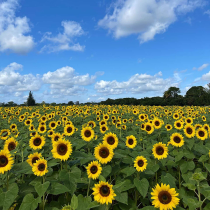
#> input picture Assignment 2/the_berry_farms_sunflower_field.jpeg, 210 x 210 px, shrunk from 1440 x 1440 before the run
$ jupyter execute --allow-errors Untitled.ipynb
#> lines starting #> are read from the running program, lines starting #| are printed output that depends on the picture; after the words box and inside, x2 and y2 are one past the last pixel; in counts of white or black regions, pixels touching at a corner belong together; long printed decimals are rounded
Question 1

[cell 1]
import cv2 as cv
import numpy as np
import matplotlib.pyplot as plt
from skimage.feature import blob_log
from math import sqrt

# Load the image with the exact path specified in the assignment
im = cv.imread('the_berry_farms_sunflower_field.jpeg', cv.IMREAD_REDUCED_COLOR_4)
#> im is the input picture: shape (210, 210, 3); mean B, G, R 119.8, 125.3, 100.4

# Apply Gaussian blur to reduce noise
blurred = cv.GaussianBlur(im, (9, 9), 0.1)

# Convert the image to grayscale
gray = cv.cvtColor(blurred, cv.COLOR_BGR2GRAY)
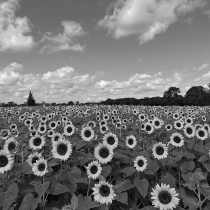
#> gray: shape (210, 210); min 5, max 251, mean 117.2

# Define parameters for blob detection
min_sigma = 3
max_sigma = 30
threshold = .1

# Detect blobs using Laplacian of Gaussians
blobs = blob_log(gray, min_sigma=min_sigma, max_sigma=max_sigma, threshold=threshold)
#> blobs = 74 rows, first 8: [156, 65, 3], [170, 0, 3], [199, 108, 3], [167, 7, 3], [197, 97, 3], [189, 95, 3], [154, 55, 3], [158, 108, 3]
blobs[:, 2] = blobs[:, 2] * sqrt(2)  # Convert radii from sqrt(2) scaling

# Identify the largest circle
max_radius_index = np.argmax(blobs[:, 2])
#> max_radius_index = 55
largest_circle_params = blobs[max_radius_index]
#> largest_circle_params = [65, 0, 42.43]
y, x, r = largest_circle_params
#> y = 65; x = 0; r = 42.43
print(f"Largest Circle Radius: {r}")
#| Largest Circle Radius: 42.426
print(f"Largest Circle Center Coordinates: (x: {x}, y: {y})")
#| Largest Circle Center Coordinates: (x: 0.0, y: 65.0)

# Draw circles on the original image
for blob in blobs:
    y, x, r = blob
    cv.circle(im, (int(x), int(y)), int(r), (0, 0, 255), 2)
#> this loop made 74 passes
#> (y, x, r) on passes 1 to 12: (156, 65, 4.24), (170, 0, 4.24), (199, 108, 4.24), (167, 7, 4.24), (197, 97, 4.24), (189, 95, 4.24), (154, 55, 4.24), (158, 108, 4.24), (172, 37, 4.24), (155, 164, 4.24), (147, 111, 4.24), (194, 154, 4.24)
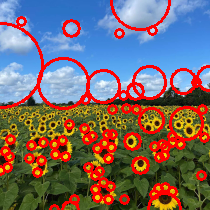
#> im: shape (210, 210, 3); 15.59% of pixels changed, all inside (x1, y1, x2, y2) = (0, 0, 210, 210)

# Convert BGR to RGB for displaying in matplotlib
img_rgb = cv.cvtColor(im, cv.COLOR_BGR2RGB)

# Show the image with circles
fig, ax = plt.subplots(figsize=(6, 6))
ax.imshow(img_rgb)
ax.set_xticks([])
ax.set_yticks([])
plt.show()

Question 2

[cell 2]
import numpy as np
from scipy import linalg
import matplotlib.pyplot as plt
import tikzplotlib
import circle_fit as cf
N = 100
half_n = N//2
r = 10
x0_gt,y0_gt=2,3 # Center
s = r/16
t = np.random.uniform(0 , 2*np.pi , half_n )
n = s*np.random.randn(half_n)
x,y=x0_gt +( r + n)*np.cos( t ),y0_gt + ( r + n)*np.sin( t )
X_circ = np.hstack((x.reshape ( half_n , 1 ) , y.reshape( half_n , 1 )))
s = 1.
m,b =-1,2
x =np.linspace(-12, 12 , half_n )
y = m*x + b + s*np.random.randn( half_n )
X_line = np.hstack((x.reshape(half_n, 1 ) , y.reshape( half_n ,1)))
X = np.vstack((X_circ,X_line))

fig,ax =plt.subplots(1,1, figsize=(8,8))
ax.scatter(X_line [:,0],X_line[:,1],label="Data on Line", color="red")
ax.scatter( X_circ[:,0],X_circ[:,1],label="Data on Circle", color="blue")
circle_gt = plt.Circle((x0_gt , y0_gt ) , r , color= "orange" , fill=False , label= "ground truth circle" )
ax.add_patch( circle_gt )
ax.plot((x0_gt ),(y0_gt),"+",color="g")
x_min,x_max = ax.get_xlim( )
x_ = np.array([ x_min , x_max ])
y_ = m*x_ + b
plt.plot( x_ , y_ , color= "black" , label=  "Ground truth line" )
plt.legend ( )
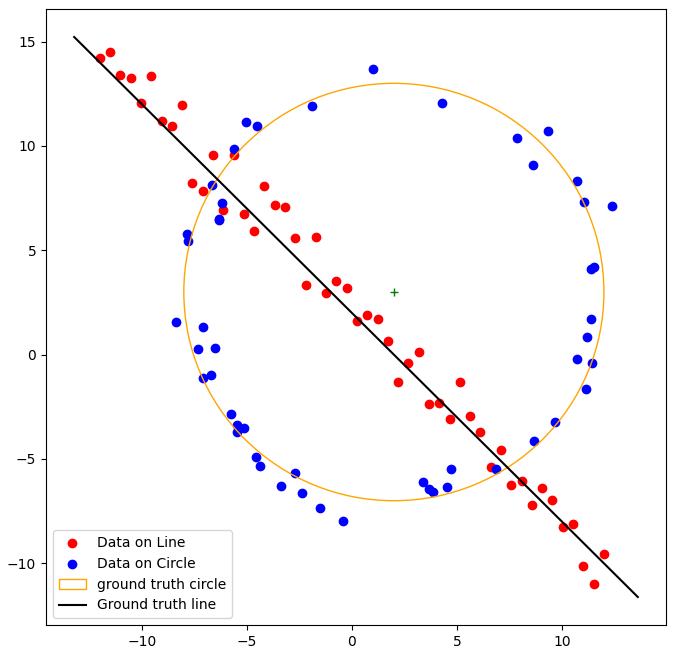
#> figure drawn by matplotlib, 1 panel

[cell 3]
import math
N = X.shape[0]
X_ = X

m,c=-1,2

U = X_ - np.mean(X_, axis=0)

# Eigenvector of 𝑈^𝑇𝑈 associated with the smallest eigenvalue
_, _, Vt = np.linalg.svd(np.transpose(U)@U)
a, b = Vt[-1, 0], Vt[-1, 1]
d = a*np.mean(X_[:,0]) + b*np.mean(X_[:,1])
best_model_line = np.array([a, b, d])

print('Best line model', best_model_line)

fig, ax = plt.subplots(1,1, figsize=(8,8))
ax.scatter(X[:,0],X[:,1], label='All points', color="blue")
x_min, x_max = ax.get_xlim()
x_ = np.array([x_min, x_max])
y_ = (-best_model_line[1]*x_ + best_model_line[2])/best_model_line[1]
plt.plot(x_, y_, label='Total least squares line',c="black")
y_ = m*x_ + c
plt.plot(x_, y_, color= "red" , label=  "Ground truth line")
plt.legend()
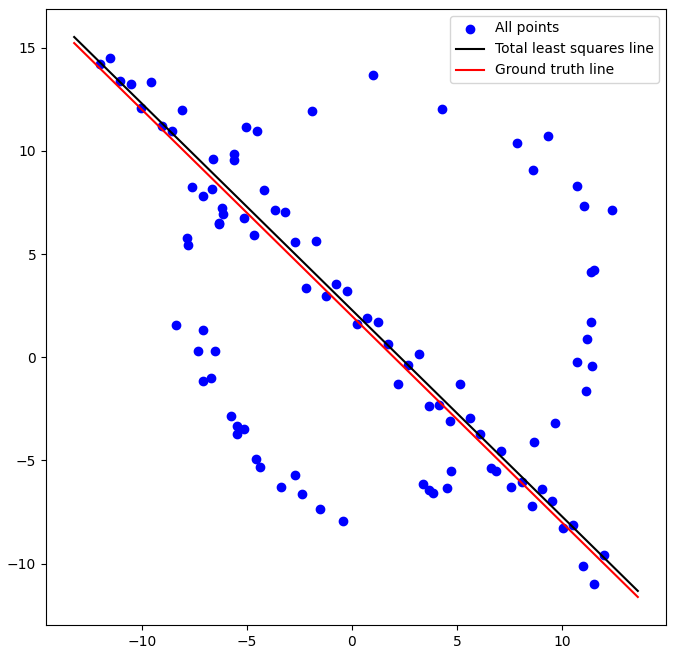
#> figure drawn by matplotlib, 1 panel

[cell 4]
import numpy as np

# Define the line parameters (a, b, d) and distance threshold
a, b, d = best_model_line
distance_threshold = 2.5

# Initialize arrays to store inliers and outliers
inliers = []
outliers = []

# Calculate and classify points as inliers or outliers
for x, y in X:
    distance = abs(a * x + b * y - d)
    if distance <= distance_threshold:
        inliers.append([x, y])
    else:
        outliers.append([x, y])

# Convert inliers and outliers to NumPy arrays
inliers = np.array(inliers)
outliers = np.array(outliers)

# Print the number of inliers and outliers
print("Number of inliers:", len(inliers))
print("Number of outliers:", len(outliers))

# Optionally, plot the inliers, outliers, and line
import matplotlib.pyplot as plt

fig, ax = plt.subplots(1,1, figsize=(8,8))
ax.scatter(inliers[:, 0], inliers[:, 1], label='Inliers', c='blue', marker='o')
ax.scatter(outliers[:, 0], outliers[:, 1], label='Outliers', c='red', marker='x')
x_min, x_max = plt.xlim()
x_values = np.array([x_min, x_max])
y_values = (-a * x_values + d) / b
plt.plot(x_values, y_values, label='Total least squares line', c="black")
plt.xlabel("X")
plt.ylabel("Y")
plt.legend()
plt.show()
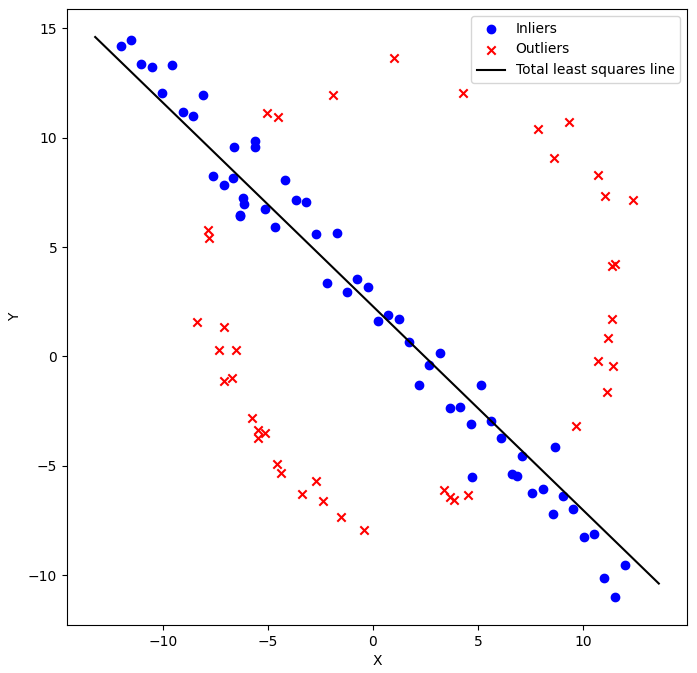
#> figure drawn by matplotlib, 1 panel

[cell 5]
fig, ax = plt.subplots(1,1, figsize=(8,8))
ax.scatter(outliers[:,0],outliers[:,1], c='black')
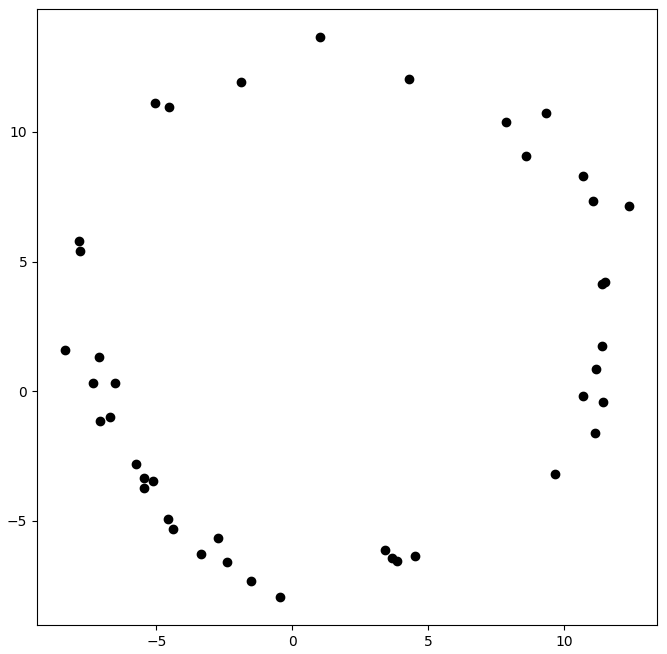
#> figure drawn by matplotlib, 1 panel

[cell 6]
def circ_through_points(x1, x2, x3):
    denominator_1 = ( (x1[0] - x2[0]) * (x2[1] - x3[1]) - (x2[1] - x1[1]) * (x3[0] - x2[0]) )
    denominator_2 = ( (x1[0] - x2[0]) * (x2[1] - x3[1]) - (x2[1] - x1[1]) * (x3[0] - x2[0]) )

    if denominator_1 != 0 and denominator_2 != 0:
        a = 0.5 * ( (x2[1] - x3[1]) * (x1[0]**2 + x1[1]**2 - x2[0]**2 - x2[1]**2) + (x2[1] - x1[1]) * (x2[0]**2 + x2[1]**2 - x3[0]**2 - x3[1]**2) ) / denominator_1
        b = 0.5 * ( (x1[0] - x2[0]) * (x2[0]**2 + x2[1]**2 - x3[0]**2 - x3[1]**2) + (x3[0] - x2[0]) * (x1[0]**2 + x1[1]**2 - x2[0]**2 - x2[1]**2) ) / denominator_2
        c = -x3[0]**2 - x3[1]**2 + 2*a*x3[0] + 2*b*x3[1]

        r = np.sqrt(a**2 + b**2 - c)
    else:
        a,b,r = None, None, None

    return a, b, r

def get_inlier(a, b, r, X, d):
    count = 0
    best_fit_inliers = None

    for i in range(X.shape[0]):
        distance = abs( ( (X[i,0] - a)**2 + (X[i,1] - b)**2 ) ** 0.5 - r )

        if distance < d:
            count += 1

            if type(best_fit_inliers) == type(None):
                best_fit_inliers = np.array([X[i,:]])
            else:
                best_fit_inliers = np.concatenate((best_fit_inliers, X[i,:].reshape(1, -1)), axis=0)

    return count, best_fit_inliers

[cell 7]
def RANSAC(X):
    S = 3
    d = 1.96 #gaussian threshold for selecting a
    #correct outlier with p1 = 95% probability.
    e = 0.50
    p = 0.99
    N = int(np.ceil(np.log(1-p)/np.log(1-(1-e)**S)))

    best_fit_circle = None
    best_fit_x = None
    best_inlier_count = 0

    for _ in range(N):
        x = []

        for i in range(S):
            hold = X[np.random.randint(0, len(X)), :]

            if len(x) == 0:
                x.append(hold)
            elif np.array_equal(hold, x[-1]):
                while np.array_equal(hold, x[-1]):
                    hold = X[np.random.randint(0, len(X)), :]

                x.append(hold)
            else:
                x.append(hold)

        a, b, r = circ_through_points(x[0], x[1], x[2])

        if a == None:
            continue

        count, inliers = get_inlier(a, b, r, X, d)

        if count > best_inlier_count:
            best_fit_circle = plt.Circle((a, b), r, color='orange', fill=False, label="Best Sample")
            best_fit_x = x
            best_fit_inliers = inliers
            best_inlier_count = count

    if best_inlier_count < e:
        print("The RANSAC algorithm did not find a suitable model")
        return None, None, None, None

    xc,yc,r,_ = cf.least_squares_circle(best_fit_inliers)

    ransac_circle = plt.Circle((xc, yc), r, color='green', fill=False, label="RANSAC")

    return ransac_circle, best_fit_circle, best_fit_x, best_fit_inliers

[cell 8]
x=[]
hold = X[np.random.randint(0, len(X)), :]
x.append(hold)
hold = X[np.random.randint(0, len(X)), :]
np.array_equal(hold, x[-1])
hold

#> (a cell that did not finish here is left out)

Question 3

[cell 10]
import cv2 as cv
import numpy as np
import matplotlib.pyplot as plt

# List to store corner points
corners = []

# Mouse click callback function
def mouse_click(event, x, y, flags, params):
    if event == cv.EVENT_LBUTTONDOWN:
        corners.append([x, y])
        print(f"Point selected: ({x}, {y})")
        if len(corners) == 4:  # If 4 points are selected, destroy the window
            print("4 points selected, closing window...")
            cv.destroyAllWindows()

# Image filenames
ims = ["galle_fort.jpg", "005.jpg"]

for i in range(2):
    print(f"\nProcessing image {ims[i]}...")

    # Load and display the image
    im = cv.imread(ims[i])
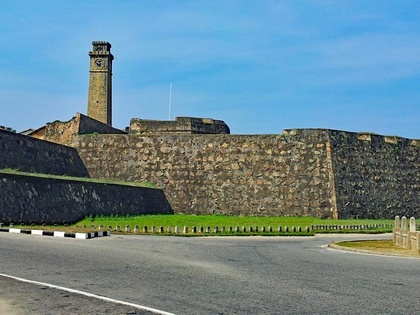
#> input picture Assignment 2/galle_fort.jpg, 420 x 315 px, shrunk from 720 x 540 before the run
#> im is the input picture: shape (315, 420, 3); mean B, G, R 142.3, 133.4, 106.1
    if im is None:
        print(f"Error: Could not load image {ims[i]}.")
        continue

    # Show the image and wait for the user to select 4 points
    print(f"Displaying {ims[i]}. Please select 4 points by clicking on the image.")
    cv.imshow("Select 4 Points", im)
    corners = []  # Reset the corners for each image
    cv.setMouseCallback("Select 4 Points", mouse_click)
    cv.waitKey(0)  # Wait until a key is pressed (after selecting 4 points)

    # Check if 4 points were selected
    if len(corners) != 4:
        print(f"Error: You must select exactly 4 points for {ims[i]}! Restarting process.")
        continue

    print(f"4 points selected: {corners}")

    # Get dimensions of the image
    h, w = im.shape[:2]
    zero_matrix = np.array([[0], [0], [0]])

    # Get the four points selected
    x1, y1 = corners[0]
    x2, y2 = corners[1]
    x3, y3 = corners[2]
    x4, y4 = corners[3]

    # Load the flag image
    print("Loading flag image...")
    flag_im = cv.imread("cr7b.jpeg")
    if flag_im is None:
        print("Error: Could not load flag image.")
        continue

    print("Flag image loaded successfully.")

    fh, fw, ch = flag_im.shape
    f1 = np.array([[0, 0, 1]])
    f2 = np.array([[fw - 1, 0, 1]])
    f3 = np.array([[fw - 1, fh - 1, 1]])
    f4 = np.array([[0, fh - 1, 1]])

    print("Computing homography matrix...")

    # Create the matrix for homography
    matrix_A = np.concatenate((
        np.concatenate((zero_matrix.T, f1, -y1 * f1), axis=1),
        np.concatenate((f1, zero_matrix.T, -x1 * f1), axis=1),
        np.concatenate((zero_matrix.T, f2, -y2 * f2), axis=1),
        np.concatenate((f2, zero_matrix.T, -x2 * f2), axis=1),
        np.concatenate((zero_matrix.T, f3, -y3 * f3), axis=1),
        np.concatenate((f3, zero_matrix.T, -x3 * f3), axis=1),
        np.concatenate((zero_matrix.T, f4, -y4 * f4), axis=1),
        np.concatenate((f4, zero_matrix.T, -x4 * f4), axis=1)
    ), axis=0, dtype=np.float64)

    W, v = np.linalg.eig(matrix_A.T @ matrix_A)
    temph = v[:, np.argmin(W)]
    H = temph.reshape((3, 3))

    print("Warping the flag image using the computed homography matrix...")
    # Warp the flag image based on the selected points
    transformed_flag = cv.warpPerspective(flag_im, H, (w, h))

    print("Blending the flag with the original image...")
    # Blend the flag with the original image
    final = cv.addWeighted(im, 1, transformed_flag, 1, 0)

    print(f"Displaying the final result for {ims[i]}...")

    # Display each image separately
    plt.figure()
    plt.imshow(cv.cvtColor(im, cv.COLOR_BGR2RGB))
    plt.title("Original Image")
    plt.axis('off')

    plt.figure()
    plt.imshow(cv.cvtColor(flag_im, cv.COLOR_BGR2RGB))
    plt.title("Overlay Image")
    plt.axis('off')

    plt.figure()
    plt.imshow(cv.cvtColor(transformed_flag, cv.COLOR_BGR2RGB))
    plt.title("Transformed Flag")
    plt.axis('off')

    plt.figure()
    plt.imshow(cv.cvtColor(final, cv.COLOR_BGR2RGB))
    plt.title("Superimposed Image")
    plt.axis('off')

    plt.show()

print("All images processed.")
